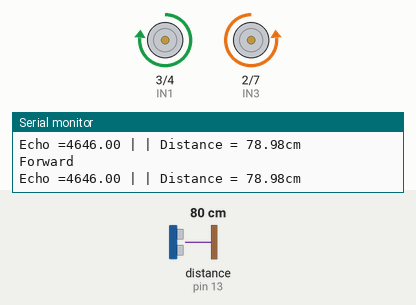
This sketch was run on a simulated Arduino Uno, built with avr-gcc and run on an emulated ATmega328P. On the bench: motor-driver pin pairs drawn as motors (green arrow = first pin HIGH = forward, orange = second pin HIGH = backward, longer = more drive, scaled by the enable pin), the last lines printed to the serial monitor. Wiring (inferred from the names in the program): ultrasonic range finder: trigger pin 12; echo pin 13. The test bench sets the inputs (shaded band); at power-on: distance to the obstacle (sensor on pin 13) 80 cm. The echo pulse lasts 58.3 µs per cm.

Above: at 1.2 s.
1.3 s: distance to the obstacle (sensor on pin 13) set to 33 cm
4.3 s: distance to the obstacle (sensor on pin 13) set to 29 cm
At 4.9 s:
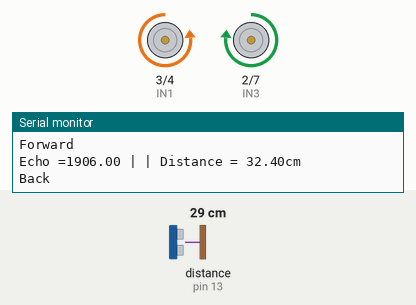
7.3 s: distance to the obstacle (sensor on pin 13) set to 12 cm
10.3 s: distance to the obstacle (sensor on pin 13) set to 9 cm
At 11.2 s:
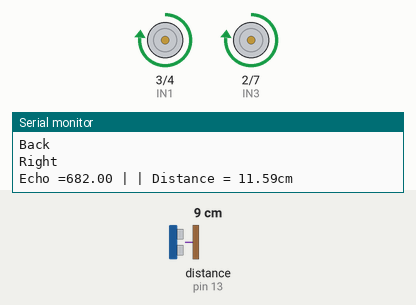
12.1 s: distance to the obstacle (sensor on pin 13) set to 5 cm
13.6 s: distance to the obstacle (sensor on pin 13) set to 2 cm
At 14.8 s:
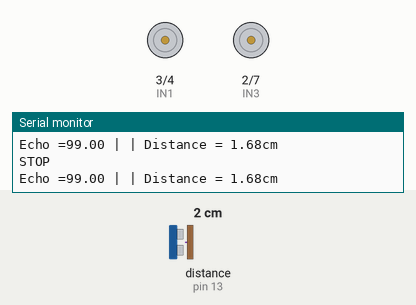
Timing chart, 0 to 16.4 s (numbered marks = the images above; inputs shaded):
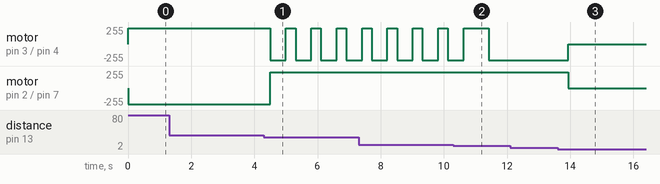

Measured:
- the behaviour switches between 31 and 30 cm on distance to the obstacle (sensor on pin 13) (found by bisection; images 0 and 1)
- the behaviour switches between 11 and 10 cm on distance to the obstacle (sensor on pin 13) (found by bisection; images 1 and 2)
- the behaviour switches between 4 and 3 cm on distance to the obstacle (sensor on pin 13) (found by bisection; images 2 and 3)
- after the input at 4.3 s, motor on pin 3 (IN1) / pin 4 (IN2): alternates forward 240/255 for 0.30 s and backward 240/255 for 0.50 s, starting after 0.20 s; motor on pin 2 (IN3) / pin 7 (IN4): backward 240/255 → forward 240/255 after 0.20 s
- after the input at 13.6 s, motor on pin 3 (IN1) / pin 4 (IN2): backward 240/255 → stopped after 0.33 s; motor on pin 2 (IN3) / pin 7 (IN4): forward 240/255 → stopped after 0.33 s

The sketch:

ObjectAvoidance.ino
```cpp
#include <AFMotor.h>

// Defines Pins for sensors
#define Trig 12
#define Echo 13

//Defines pins for motor drive module
//Motor One
#define ENA 5
#define IN1 3
#define IN2 4
// Motor Two
#define ENB 6
#define IN3 2
#define IN4 7

// Stores distance of object from sensor
float cm;
// Temp for calculating distance
float temp;

void setup() {

  Serial.begin(9600);

  // Assigns sensor pins to input and output
  pinMode(Trig, OUTPUT);
  pinMode(Echo, INPUT);

  // Assigns motor pins to output
  pinMode(IN1, OUTPUT);
  pinMode(IN2, OUTPUT);
  pinMode(IN3, OUTPUT);
  pinMode(IN4, OUTPUT);
  pinMode(ENA, OUTPUT);
  pinMode(ENB, OUTPUT);
}

void loop() {

  // Sends signal (sound) out of ultrasonic sensor
  digitalWrite(Trig, LOW);
  delayMicroseconds(2);
  digitalWrite(Trig, HIGH);
  delayMicroseconds(10);
  digitalWrite(Trig, LOW);

  // Reads the signal back
  temp = float(pulseIn(Echo, HIGH));
  //Uses temp to calculate distance of object from sensor
  cm = (temp * 17 ) / 1000;


  if (cm < 30 && cm > 10)
  {
    back();
    delay(500);
      Left();
    delay(200);
  }

  if (cm >= 30)
  {
    forward();
    delay(100);
  }


  if (cm < 10 && cm > 3)
  {
    delay(500);
    back();
  }

  if(cm < 3 ){
    STOP();
  }


  Serial.print("Echo =");
  Serial.print(temp);
  Serial.print(" | | Distance = ");
  Serial.print(cm);
  Serial.println("cm");
  delay(100);
}

void forward() {
  // Turns motor on at speed 240
  analogWrite(ENA, 240);
  analogWrite(ENB, 240);

  //Motor One foward
  digitalWrite(IN1, HIGH);
  digitalWrite(IN2, LOW);
  //Motor Two foward
  digitalWrite(IN3, LOW);
  digitalWrite(IN4, HIGH);
  Serial.println("Forward");
}

void back() {
  // Turns motor on at speed 240
  analogWrite(ENA, 240);
  analogWrite(ENB, 240);

  //Motor one Backward
  digitalWrite(IN1, LOW);
  digitalWrite(IN2, HIGH);
  // Motor Two Backward
  digitalWrite(IN3, HIGH);
  digitalWrite(IN4, LOW);
  Serial.println("Back");
}


void Right() {
  // Turns motor on at speed 240
  analogWrite(ENA, 240);
  analogWrite(ENB, 240);

  // Motor One Bakcward
  digitalWrite(IN1, LOW);
  digitalWrite(IN2, HIGH);
  //Motor Two Foward
  digitalWrite(IN3, LOW);
  digitalWrite(IN4, HIGH);
  Serial.println("Left");
}

void Left() {
  // Turns motor on at speed 240
  analogWrite(ENA, 240);
  analogWrite(ENB, 240);

  // Motor One Foward
  digitalWrite(IN1, HIGH);
  digitalWrite(IN2, LOW);
  //Motor Two Backward
  digitalWrite(IN3, HIGH);
  digitalWrite(IN4, LOW);
  Serial.println("Right");
}

void STOP() {
  // Everything is low, both motors stop
  digitalWrite(ENA, LOW);
  digitalWrite(ENB, LOW);
  digitalWrite(IN1, LOW);
  digitalWrite(IN2, LOW);
  digitalWrite(IN3, LOW);
  digitalWrite(IN4, LOW);
  Serial.println("STOP");
}
```
